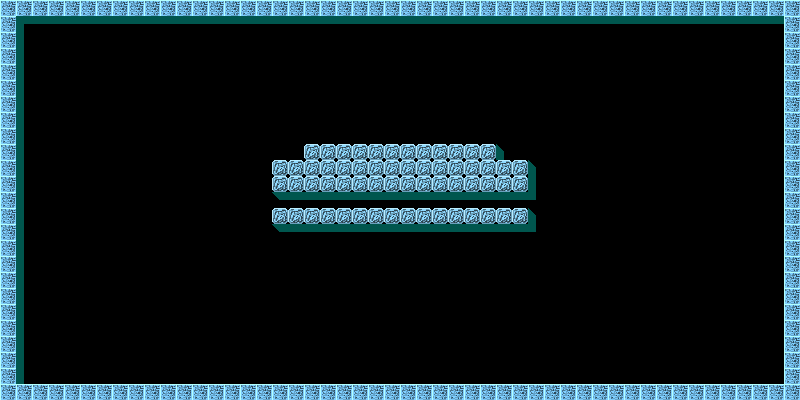

Rendered tile map (Tiled .tmx) drawn with the repository's tilesets; below, a short description and the map source with its tile grids summarised:
An orthogonal 50x25 tile map with 16x16 px tiles, 1 tile layer (ground), 1 hidden layer not drawn, 2 tilesets and 9 objects (3x true, 3x BANQUI).

<map version="1.10" tiledversion="1.10.0" orientation="orthogonal" renderorder="right-down" width="50" height="25" tilewidth="16" tileheight="16" infinite="0" nextlayerid="6" nextobjectid="10">
 <properties>
  <property name="automaticAirMode" value="1" />
  <property name="bossBoost" value="" />
  <property name="bossLevel" value="f" />
  <property name="guidedAir" value="false" />
  <property name="specialAir" value="AIR_SPIKES" />
 </properties>
 <tileset firstgid="1" name="tiles" tilewidth="16" tileheight="16" tilecount="256" columns="16">
  <image source="tiles.png" width="256" height="256" />
  <tile id="0">
   <properties>
    <property name="type" value="TOP" />
   </properties>
  </tile>
  <tile id="1">
   <properties>
    <property name="type" value="TOPL" />
   </properties>
  </tile>
  <tile id="2">
   <properties>
    <property name="type" value="TOPR" />
   </properties>
  </tile>
  <tile id="3">
   <properties>
    <property name="type" value="TOPRL" />
   </properties>
  </tile>
  <tile id="4">
   <properties>
    <property name="type" value="LEFT" />
   </properties>
  </tile>
  <tile id="5">
   <properties>
    <property name="type" value="RIGHT" />
   </properties>
  </tile>
  <tile id="6">
   <properties>
    <property name="type" value="RL" />
   </properties>
  </tile>
  <tile id="10">
   <properties>
    <property name="type" value="LEFT" />
   </properties>
  </tile>
  <tile id="15">
   <properties>
    <property name="type" value="RIGHT" />
   </properties>
  </tile>
  <tile id="20">
   <properties>
    <property name="type" value="TOP" />
   </properties>
  </tile>
  <tile id="21">
   <properties>
    <property name="type" value="LEFT" />
   </properties>
  </tile>
  <tile id="22">
   <properties>
    <property name="type" value="RIGHT" />
   </properties>
  </tile>
  <tile id="38">
   <properties>
    <property name="type" value="TOP" />
   </properties>
  </tile>
 </tileset>
 <tileset firstgid="257" name="entities" tilewidth="32" tileheight="32" tilecount="64" columns="8">
  <image source="entities.png" width="256" height="256" />
 </tileset>
 <layer id="1" name="ground" width="50" height="25">
  <data>[1250 cells, 314 non-empty, 8 distinct tile ids]</data>
 </layer>
 <layer id="2" name="collision" width="50" height="25" visible="0">
  <data>[1250 cells, 160 non-empty, 6 distinct tile ids]</data>
 </layer>
 <objectgroup id="3" name="enemies">
  <object id="1" name="BANQUI" type="true" gid="263" x="400" y="144" width="32" height="32" />
  <object id="2" name="BANQUI" gid="263" x="368" y="144" width="32" height="32" />
  <object id="3" name="BANQUI" type="true" gid="263" x="464" y="144" width="32" height="32" />
  <object id="4" name="BANQUI" type="true" gid="263" x="496" y="160" width="32" height="32" />
  <object id="5" name="BANQUI" gid="263" x="304" y="144" width="32" height="32" />
  <object id="6" name="BANQUI" gid="263" x="272" y="160" width="32" height="32" />
 </objectgroup>
 <objectgroup id="4" name="meals">
  <object id="7" gid="285" x="96" y="384" width="32" height="32" />
  <object id="8" gid="285" x="672" y="384" width="32" height="32" />
  <object id="9" gid="285" x="384" y="384" width="32" height="32" />
 </objectgroup>
 <objectgroup id="5" name="path" />
</map>
